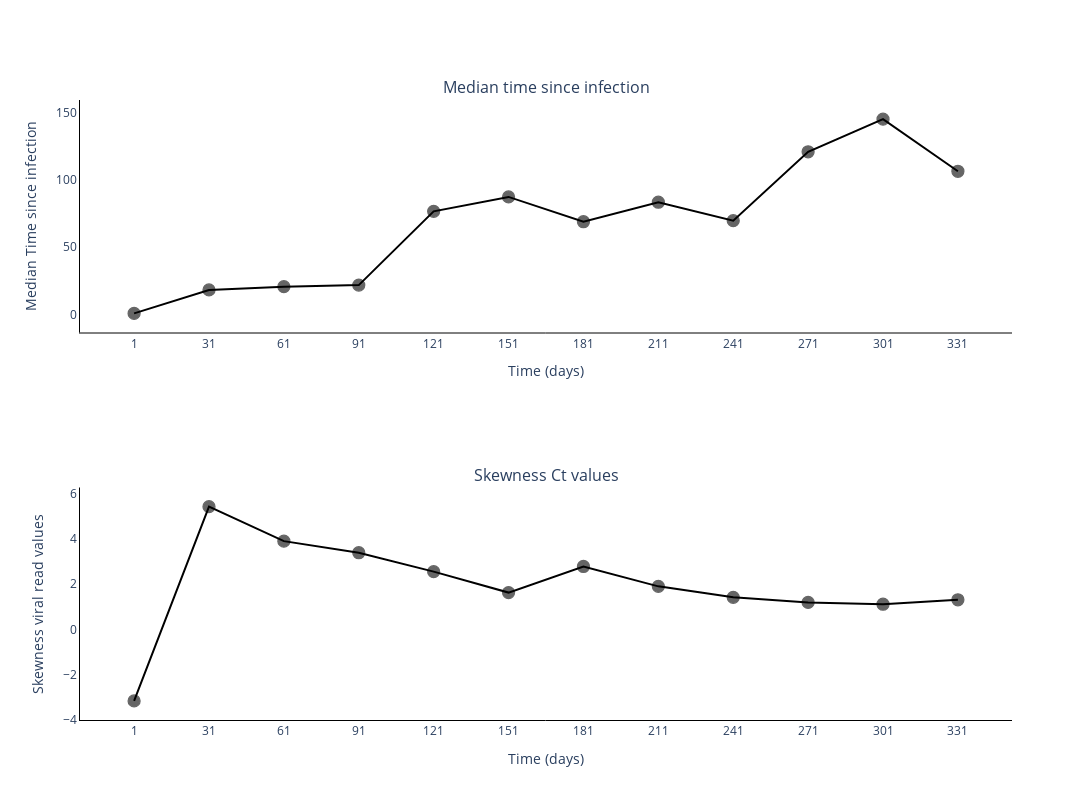

Write notebook code for a chart like this one.
### Markdown cell above
### Plot skenewss and median

### Code cell
fig = go.Figure()
fig = make_subplots(rows=2, cols=1, subplot_titles=('Median time since infection', 'Skewness Ct values'))

median_ti = []

for ti in time_since_infec[0]:
    median_ti.append(np.median(ti))


fig.add_trace(
    go.Scatter(
        y=median_ti,
        x=sample_points,
        mode='lines+markers',
        connectgaps=True,
        name='Median times',
        marker_line=dict(width=1.25, color='black'),
        marker_opacity=0.6,
        marker_size=12,
        line_color='black',
        showlegend=False,
    ),
    row=1,
    col=1
)

fig.add_trace(
    go.Scatter(
        y=skews,
        x=sample_points,
        mode='lines+markers',
        connectgaps=True,
        name='Skewness viral read values',
        marker_line=dict(width=1.25, color='black'),
        marker_opacity=0.6,
        marker_size=12,
        line_color='black',
        showlegend=False,
    ),
    row=2,
    col=1
)

# Add axis labels
fig.update_layout(
    width=1100, 
    height=800,
    plot_bgcolor='white',
    xaxis=dict(
        linecolor='black',
        tickvals=sample_points.tolist(),
        title = 'Time (days)'
        ),
    yaxis=dict(
        linecolor='black',
        title = 'Median Time since infection'),
    xaxis2=dict(
        linecolor='black',
        tickvals=sample_points.tolist(),
        title = 'Time (days)'
        ),
    yaxis2=dict(
        linecolor='black',
        title = 'Skewness viral read values')
    #legend=dict(
    #    orientation="h",
    #    yanchor="bottom",
    #    y=1.02,
    #    xanchor="right",
    #    x=1
    #)
    )

fig.write_image('images/Median_vs_Skewness.pdf')
fig.show()

### Figure 1 — Plotly figure (JSON) as saved in the notebook; plotly's stock layout.template omitted (floating-point values rounded to 4 significant figures)
{"data": [{"connectgaps": true, "line": {"color": "black"}, "marker": {"line": {"color": "black", "width": 1.25}, "opacity": 0.6, "size": 12}, "mode": "lines+markers", "name": "Median times", "showlegend": false, "type": "scatter", "x": [1, 31, 61, 91, 121, 151, 181, 211, 241, 271, 301, 331], "xaxis": "x", "y": [1, 18.38, 20.81, 21.97, 76.65, 87.35, 68.94, 83.43, 69.73, 120.8, 145.0, 106.4], "yaxis": "y"}, {"connectgaps": true, "line": {"color": "black"}, "marker": {"line": {"color": "black", "width": 1.25}, "opacity": 0.6, "size": 12}, "mode": "lines+markers", "name": "Skewness viral read values", "showlegend": false, "type": "scatter", "x": [1, 31, 61, 91, 121, 151, 181, 211, 241, 271, 301, 331], "xaxis": "x2", "y": [-3.167, 5.44, 3.911, 3.397, 2.559, 1.631, 2.788, 1.907, 1.421, 1.196, 1.115, 1.312], "yaxis": "y2"}], "layout": {"annotations": [{"font": {"size": 16}, "showarrow": false, "text": "Median time since infection", "x": 0.5, "xanchor": "center", "xref": "paper", "y": 1, "yanchor": "bottom", "yref": "paper"}, {"font": {"size": 16}, "showarrow": false, "text": "Skewness Ct values", "x": 0.5, "xanchor": "center", "xref": "paper", "y": 0.375, "yanchor": "bottom", "yref": "paper"}], "height": 800, "plot_bgcolor": "white", "width": 1100, "xaxis": {"anchor": "y", "domain": [0, 1], "linecolor": "black", "tickvals": [1, 31, 61, 91, 121, 151, 181, 211, 241, 271, 301, 331], "title": {"text": "Time (days)"}}, "xaxis2": {"anchor": "y2", "domain": [0, 1], "linecolor": "black", "tickvals": [1, 31, 61, 91, 121, 151, 181, 211, 241, 271, 301, 331], "title": {"text": "Time (days)"}}, "yaxis": {"anchor": "x", "domain": [0.625, 1], "linecolor": "black", "title": {"text": "Median Time since infection"}}, "yaxis2": {"anchor": "x2", "domain": [0, 0.375], "linecolor": "black", "title": {"text": "Skewness viral read values"}}}}
